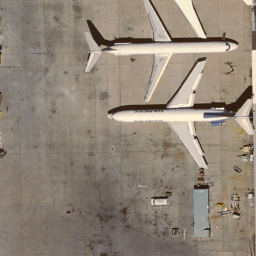
#> input picture images/image_hr.png, 256 x 256 px
$ jupyter execute 7_Exercises_solution.ipynb
#> lines starting #> are read from the running program, lines starting #| are printed output that depends on the picture
# Super-Resolution Exercises

## Exercise 1: Basic Upsampling Techniques

**Objective:** Implement and compare basic upsampling techniques using opencv.

**Tasks:**
1. Load an image.
2. Downsample the image.
3. Apply various upsampling techniques.
4. Display the results.
5. Save the results.

**Code**

[cell 1]
import cv2
import numpy as np
import matplotlib.pyplot as plt
import os

# 1. LOAD THE IMAGE
image_hr = cv2.imread('./images/image_hr.png')  # Load image in BGR
#> image_hr is the input picture: shape (256, 256, 3); mean B, G, R 120.2, 133.3, 145.3
image_hr = cv2.cvtColor(image_hr, cv2.COLOR_BGR2RGB)  # Convert to RGB

# 2. DOWNSAMPLE THE IMAGE
scale_factor = 0.5
image_lr = cv2.resize(image_hr, (0, 0), fx=scale_factor, fy=scale_factor, interpolation=cv2.INTER_AREA)
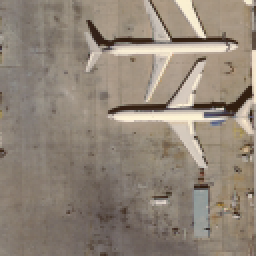
#> image_lr: shape (128, 128, 3) (shown 2 times larger); mean R, G, B 145.4, 133.4, 120.3

# 3. UPSAMPLE USING DIFFERENT METHODS
height, width = image_hr.shape[:2]
#> height = 256; width = 256
upsampled_nearest = cv2.resize(image_lr, (width, height), interpolation=cv2.INTER_NEAREST)
upsampled_bilinear = cv2.resize(image_lr, (width, height), interpolation=cv2.INTER_LINEAR)
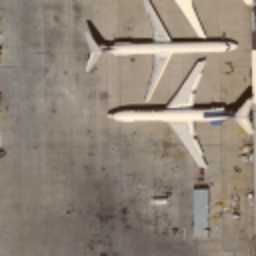
#> upsampled_bilinear: shape (256, 256, 3); mean R, G, B 145.3, 133.4, 120.3
upsampled_bicubic = cv2.resize(image_lr, (width, height), interpolation=cv2.INTER_CUBIC)
upsampled_lanczos = cv2.resize(image_lr, (width, height), interpolation=cv2.INTER_LANCZOS4)

# 4. DISPLAY RESULTS
titles = ['Original HR', 'Nearest', 'Bilinear', 'Bicubic', 'Lanczos']
images = [image_hr, upsampled_nearest, upsampled_bilinear, upsampled_bicubic, upsampled_lanczos]

fig, axs = plt.subplots(1, 5, figsize=(20, 5))
for i in range(5):
    axs[i].imshow(images[i])
    axs[i].set_title(titles[i])
    axs[i].axis('off')
plt.tight_layout()
plt.show()
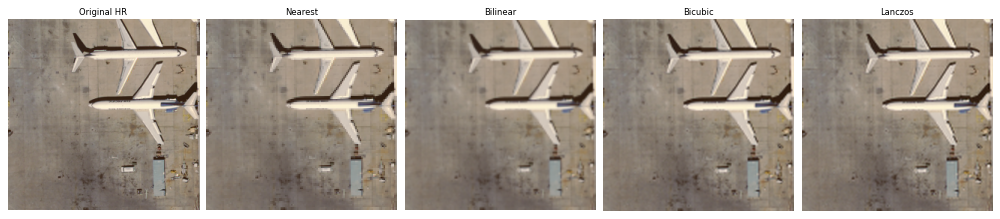
#> figure drawn by matplotlib, 5 panels

# 5. SAVE RESULTS
output_dir = './outputs_upsampling'
os.makedirs(output_dir, exist_ok=True)

cv2.imwrite(os.path.join(output_dir, 'nearest.png'), cv2.cvtColor(upsampled_nearest, cv2.COLOR_RGB2BGR))
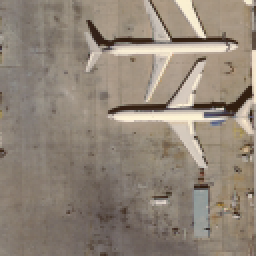
#> saved as nearest.png: shape (256, 256, 3); mean B, G, R 120.3, 133.4, 145.4
cv2.imwrite(os.path.join(output_dir, 'bilinear.png'), cv2.cvtColor(upsampled_bilinear, cv2.COLOR_RGB2BGR))
cv2.imwrite(os.path.join(output_dir, 'bicubic.png'), cv2.cvtColor(upsampled_bicubic, cv2.COLOR_RGB2BGR))
cv2.imwrite(os.path.join(output_dir, 'lanczos.png'), cv2.cvtColor(upsampled_lanczos, cv2.COLOR_RGB2BGR))
#> Out = True

## Exercise 2: Compute PSNR and SSIM

**Objective:** Compute PSNR and SSIM for comparing image quality.

**Tasks:**
1. Implement functions to compute PSNR and SSIM.
2. Load the previous image saved.
3. Evaluate these metrics for different upsampling methods.

[cell 2]
import cv2
import numpy as np
from skimage.metrics import peak_signal_noise_ratio as psnr
from skimage.metrics import structural_similarity as ssim
import os

# 1. IMPLEMENT FUNCTIONS TO COMPUTE PSNR AND SSIM
def compute_metrics(img1, img2):
    """Compute PSNR and SSIM between two RGB images."""
    psnr_value = psnr(img1, img2, data_range=255)
#> psnr_value = 28.54
    ssim_value = ssim(img1, img2, channel_axis=-1, data_range=255)
#> ssim_value = 0.892
    return psnr_value, ssim_value

# 2. LOAD THE ORIGINAL AND UPSAMPLED IMAGES
def load_image(path):
    """Read an image and convert it to RGB"""
    img = cv2.imread(path)
    return cv2.cvtColor(img, cv2.COLOR_BGR2RGB)

# Paths
base_dir = './outputs_upsampling'
image_hr = load_image('./images/image_hr.png')
methods = ['nearest', 'bilinear', 'bicubic', 'lanczos']

# 3. EVALUATE METRICS
for method in methods:
    image_up = load_image(os.path.join(base_dir, f'{method}.png'))
    psnr_val, ssim_val = compute_metrics(image_hr, image_up)
#> psnr_val = 28.54; ssim_val = 0.892
    print(f"{method.upper():<10} | PSNR: {psnr_val:.2f} dB | SSIM: {ssim_val:.4f}")
#| NEAREST    | PSNR: 28.54 dB | SSIM: 0.8916
